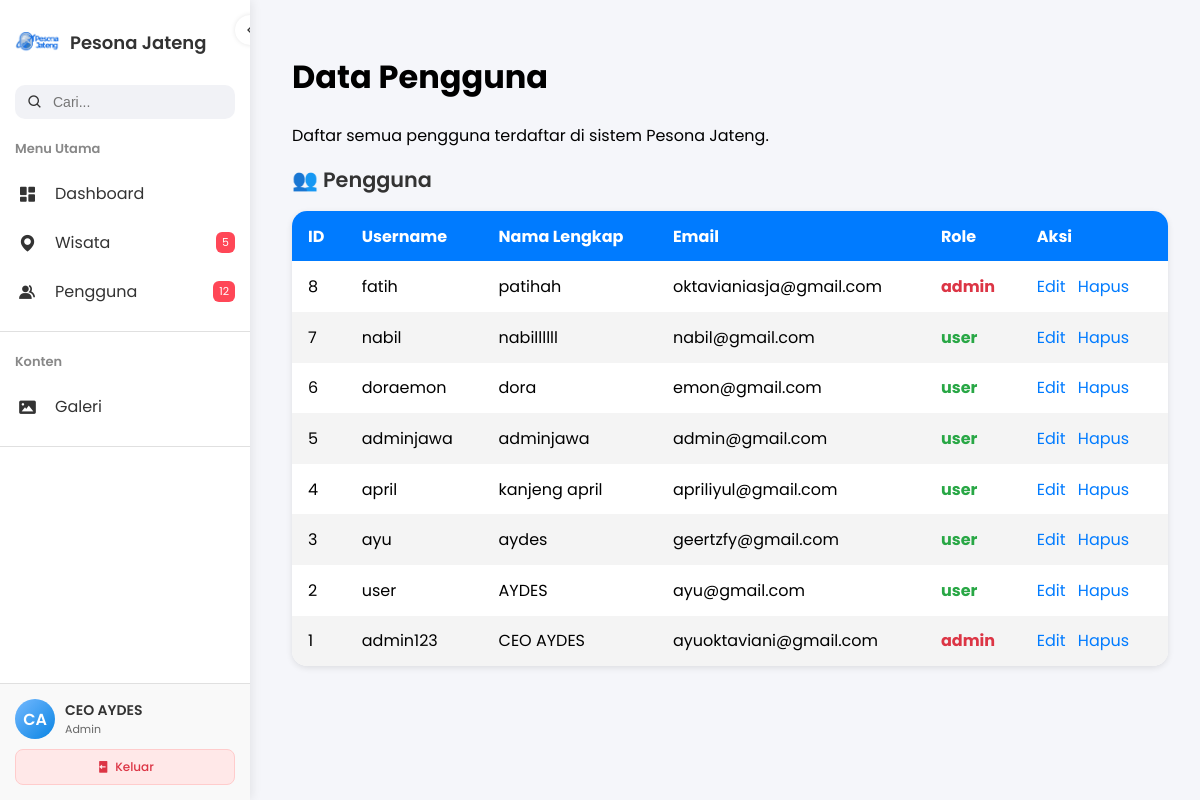
The app's page /admin/pages/pengguna/pengguna.php (signed in) with its own data.
### tables this page shows
CREATE TABLE `users` (
  `id_user` int(11) NOT NULL,
  `username` varchar(100) NOT NULL,
  `password` varchar(100) NOT NULL,
  `nama_lengkap` varchar(100) NOT NULL,
  `email` varchar(100) NOT NULL,
  `role` enum('user','admin') NOT NULL
);

### admin/pages/pengguna/pengguna.php (the view, shortened to what this page needs)
<?php
require_once __DIR__ . '/../../../config/koneksi.php';
$queryUsers = "SELECT id_user, username, nama_lengkap, email, role FROM users ORDER BY id_user DESC";
$resultUsers = mysqli_query($conn, $queryUsers);
?>
<!DOCTYPE html>
<html lang="id">
<head>
<link href='https://unpkg.com/boxicons@2.1.4/css/boxicons.min.css' rel='stylesheet'>
<link rel="stylesheet" href="<?= BASE_URL ?>includes/sidebar/sidebar.css">
</head>
<body>
<?php include __DIR__ . '/../../includes/sidebar/sidebar.php'; ?>
<main>
<h1>Data Pengguna</h1>
<p>Daftar semua pengguna terdaftar di sistem Pesona Jateng.</p>
<div class="section-title">👥 Pengguna</div>
<div class="table-container">
<table>
<thead>
<tr>
  <th>ID</th>
  <th>Username</th>
  <th>Nama Lengkap</th>
  <th>Email</th>
  <th>Role</th>
  <th>Aksi</th>
</tr>
</thead>
<tbody>
<?php while($user = mysqli_fetch_assoc($resultUsers)): ?>
<tr>
  <td><?= $user['id_user'] ?></td>
  <td><?= htmlspecialchars($user['username']) ?></td>
  <td><?= htmlspecialchars($user['nama_lengkap']) ?></td>
  <td><?= htmlspecialchars($user['email']) ?></td>
  <td class="<?= $user['role'] === 'admin' ? 'role-admin' : 'role-user' ?>"><?= $user['role'] ?></td>
  <td class="actions">
    <a href="edit_user.php?id=<?= $user['id_user'] ?>">Edit</a>
    <a href="hapus_user.php?id=<?= $user['id_user'] ?>" onclick="return confirm('Yakin ingin menghapus pengguna ini?')">Hapus</a>
  </td>
</tr>
<?php endwhile; ?>
</tbody>
</table>
</div>
</main>
</body>
</html>

### admin/includes/sidebar/sidebar.php (shortened to what this page needs)
<?php
$user_available = false;
if (isset($user) && is_array($user)) {
    $user_available = true;
} elseif (isset($_SESSION['user_id']) && isset($conn)) {
    $uid = mysqli_real_escape_string($conn, $_SESSION['user_id']);
    $q = "SELECT id_user, username, nama_lengkap, role FROM users WHERE id_user='$uid' LIMIT 1";
    $r = mysqli_query($conn, $q);
    if ($r && mysqli_num_rows($r)>0) {
        $user = mysqli_fetch_assoc($r);
        $user_available = true;
    }
}
$display_name = $user_available ? $user['nama_lengkap'] : 'Guest';
$display_role = $user_available ? $user['role'] : 'Pengunjung';
$avatar_text = 'G?';
if ($user_available && !empty($user['nama_lengkap'])) {
    $parts = explode(' ', trim($user['nama_lengkap']));
    $avatar_text = count($parts)>=2 ? strtoupper(substr($parts[0],0,1).substr($parts[1],0,1)) : strtoupper(substr($parts[0],0,2));
}
?>
<!DOCTYPE html>
<html lang="id">
<head>
<link href="https://unpkg.com/boxicons@2.1.4/css/boxicons.min.css" rel="stylesheet">
</head>
<body>
<aside id="sidebar">
    <div class="toggle-btn" id="toggleBtn"><i class='bx bx-chevron-left'></i></div>
    <a href="<?= BASE_URL ?>pages/dashboard/dashboard.php" class="brand">
        <img src="<?= BASE_URL ?>assets/img/logo.png" alt="Pesona Jateng Logo">
        <span class="text">Pesona Jateng</span>
    </a>
    <div class="search-box">
        <i class='bx bx-search'></i>
        <input type="text" placeholder="Cari...">
    </div>
    <div class="side-menu">
        <div class="menu-section">Menu Utama</div>
        <ul class="top">
            <li><a href="<?= BASE_URL ?>pages/dashboard/dashboard.php"><i class='bx bxs-dashboard'></i><span class="text">Dashboard</span></a></li>
            <li><a href="<?= BASE_URL ?>pages/wisata/wisata.php"><i class='bx bxs-map'></i><span class="text">Wisata</span><span class="badge">5</span></a></li>
            <li><a href="<?= BASE_URL ?>pages/pengguna/pengguna.php"><i class='bx bxs-group'></i><span class="text">Pengguna</span><span class="badge">12</span></a></li>
        </ul>
        <div class="menu-divider"></div>
        <div class="menu-section">Konten</div>
        <ul class="middle">
            <li><a href="<?= BASE_URL ?>pages/galeri/galeri.php"><i class='bx bxs-image'></i><span class="text">Galeri</span></a></li>
        </ul>
        <div class="menu-divider"></div>
    </div>
    <div class="user-section">
        <div class="user-profile">
            <div class="user-avatar"><?= $avatar_text ?></div>
            <div class="user-info">
                <div class="user-name"><?= htmlspecialchars($display_name) ?></div>
                <div class="user-role"><?= htmlspecialchars($display_role) ?></div>
            </div>
        </div>
          <a href="<?= BASE_URL ?>includes/sidebar/logout.php" class="user-action-btn logout-btn" title="Keluar" onclick="return confirm('Yakin ingin logout?')">
    <i class='bx bxs-log-out'></i>
    <span>Keluar</span>
</a>
        </div>
</aside>
</body>
</html>

### admin/pages/pengguna/pengguna.php (style rules this page uses)
body { font-family: 'Poppins', sans-serif; background-color: #f8f9fc; display: flex; margin: 0; }
main { flex: 1; padding: 2rem; margin-left: 260px; transition: all 0.3s ease; }
.section-title { font-size: 1.3rem; font-weight: 600; margin-bottom: 1rem; color: #333; }
.table-container { background: #fff; border-radius: 15px; box-shadow: 0 2px 6px rgba(0,0,0,0.1); overflow-x: auto; }
table { width: 100%; border-collapse: collapse; }
table thead { background: #007bff; color: #fff; }
th, td { padding: 0.8rem 1rem; text-align: left; }
tbody tr:nth-child(even) { background-color: #f4f4f4; }
.role-user { color: #28a745; font-weight: bold; }
.role-admin { color: #dc3545; font-weight: bold; }
.actions a { margin-right: 0.5rem; color: #007bff; text-decoration: none; }

### admin/includes/sidebar/sidebar.php (style rules this page uses)
body { margin:0; font-family:'Poppins',sans-serif; background:#f5f6fa; }
#sidebar { position: fixed; top:0; left:0; height:100vh; width:250px; background:#fff; color:#333; box-shadow:2px 0 10px rgba(0,0,0,0.08); display:flex; flex-direction:column; transition: width 0.3s; overflow:hidden; z-index:100; }
.toggle-btn { position:absolute; top:15px; right:-15px; background:#fff; border-radius:50%; width:30px; height:30px; box-shadow:0 0 5px rgba(0,0,0,0.1); display:flex; align-items:center; justify-content:center; cursor:pointer; transition: transform 0.3s; }
.brand { display:flex; align-items:center; padding:20px 15px; gap:10px; text-decoration:none; color:#333; flex-shrink:0; }
.brand img { width:45px; height:45px; object-fit:contain; }
.brand .text { font-size:18px; font-weight:600; white-space:nowrap; }
.search-box { display:flex; align-items:center; background:#f1f2f6; border-radius:10px; margin:0 15px; padding:8px 12px; gap:8px; flex-shrink:0; }
.search-box input { border:none; outline:none; background:none; width:100%; font-size:14px; }
.menu-section { font-size:13px; font-weight:600; color:#888; margin:20px 15px 10px; flex-shrink:0; }
ul { list-style:none; padding:0; margin:0; }
ul li a { display:flex; align-items:center; gap:15px; padding:12px 15px; color:#333; text-decoration:none; transition:0.3s; border-radius:10px; }
ul li a i { font-size:20px; min-width:25px; text-align:center; }
.badge { background:#ff4757; color:#fff; font-size:11px; padding:2px 6px; border-radius:6px; margin-left:auto; }
.menu-divider { height:1px; background:#e0e0e0; margin:15px 0; }
.side-menu { flex:1; overflow-y:auto; padding-bottom:10px; }
.user-section { background: #f9f9f9; padding: 15px; border-top: 1px solid #e0e0e0; flex-shrink:0; }
.user-profile { display:flex; align-items:center; gap:10px; margin-bottom:10px; }
.user-avatar { background: linear-gradient(135deg, #74b9ff, #0984e3); color: #fff; font-weight:600; width:40px; height:40px; display:flex; align-items:center; justify-content:center; border-radius:50%; font-size:16px; flex-shrink:0; }
.user-info .user-name { font-weight:600; color:#333; font-size:14px; }
.user-info .user-role { font-size:11px; color:#666; text-transform:capitalize; }
.user-action-btn { flex:1; display:flex; align-items:center; justify-content:center; gap:5px; padding:8px 12px; border:none; border-radius:8px; font-size:12px; font-weight:500; cursor:pointer; transition: all 0.3s ease; text-decoration:none; white-space:nowrap; }
.logout-btn { background:#ffe8e8; color:#dc3545; border:1px solid #ffcccc; }
.user-action-btn i { font-size:14px; }

### records on screen
users: nama_lengkap "CA", nama_lengkap "CEO AYDES", role "Admin", id_user "1", username "admin123", email "ayuoktaviani@gmail.com", role "admin"
users: id_user "8", username "fatih", nama_lengkap "patihah", email "oktavianiasja@gmail.com", role "admin"
users: id_user "7", username "nabil", nama_lengkap "nabillllll", email "nabil@gmail.com", role "user"
users: id_user "6", username "doraemon", nama_lengkap "dora", email "emon@gmail.com", role "user"
users: id_user "5", username "adminjawa", nama_lengkap "adminjawa", email "admin@gmail.com", role "user"
users: id_user "4", username "april", nama_lengkap "kanjeng april", email "apriliyul@gmail.com", role "user"
users: id_user "3", username "ayu", nama_lengkap "aydes", email "geertzfy@gmail.com", role "user"
users: id_user "2", username "user", nama_lengkap "AYDES", email "ayu@gmail.com", role "user"
